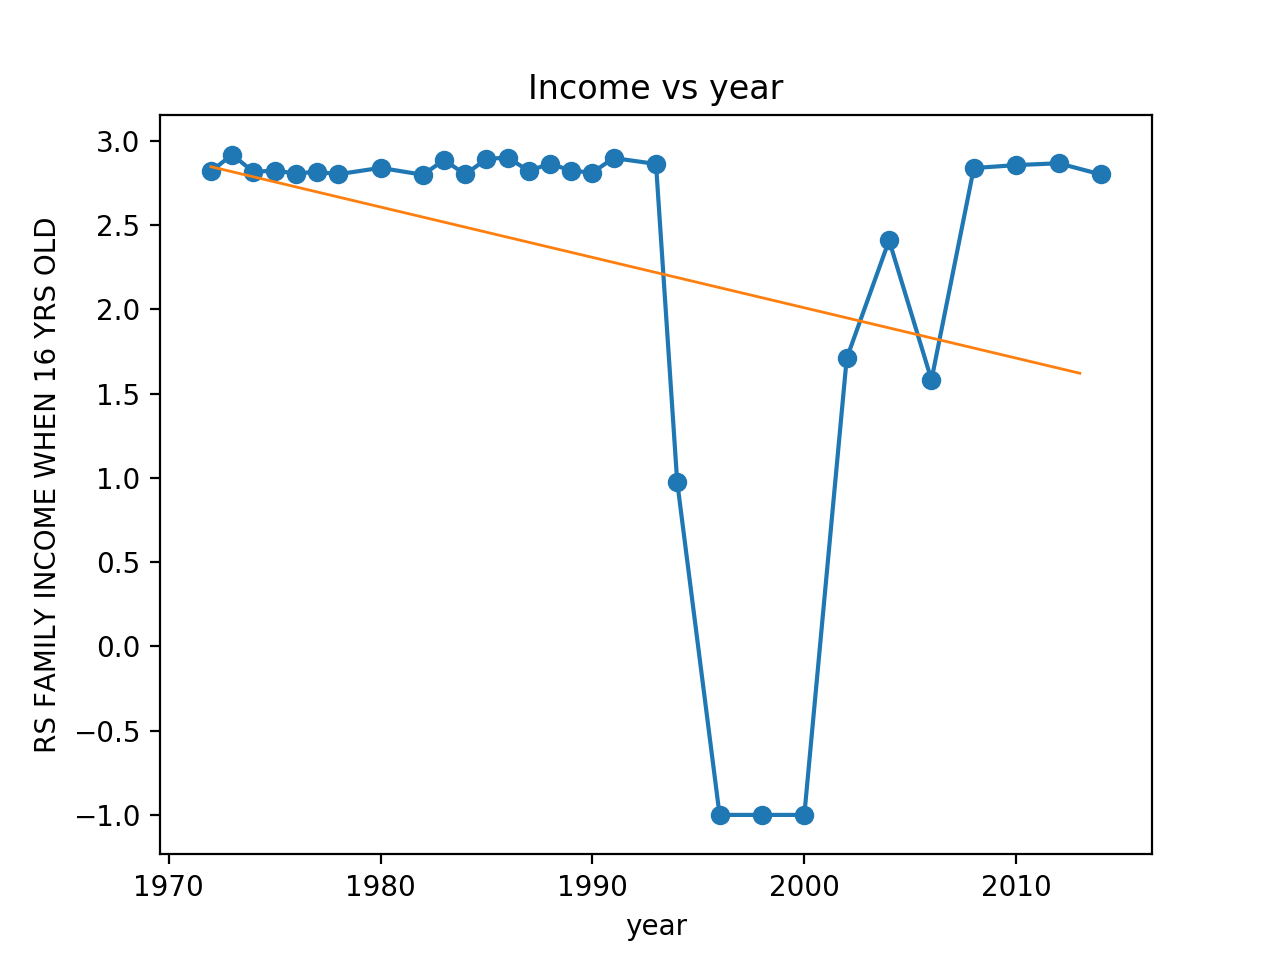

Recreate this plot in Python.
'''
Name: Yaqin Wang
Section Leader: Andrew Rickus
Date: Nov 27th
ISTA 131 final project
'''

import pandas as pd
import numpy as np
import matplotlib.pyplot as plt
import statsmodels.formula.api as smf
import statsmodels.api as sm
import numpy as np


def prepare_data(data):
    '''
    Name: prepare_data
    Parameter: data -- a csv file
    Return value: a new data.
    '''
    new_data = pd.DataFrame()
    for column in data.columns:
        if data[column].isnull().sum() < 10:
            new_data[column] = data[column]

    new_data = new_data.dropna()
    return new_data

def first(new_data):
    '''
    Name: first
    Parameter: new_data
    Return value: an image.
    '''
    new_data_year = pd.pivot_table(new_data, values='incom16', columns=['year'], aggfunc=np.mean).T
    new_data_year['incom16'].values


    year = [1972, 1973, 1974, 1975, 1976, 1977, 1978, 1980, 1982, 1983, 1984,
           1985, 1986, 1987, 1988, 1989, 1990, 1991, 1993, 1994, 1996, 1998,
           2000, 2002, 2004, 2006, 2008, 2010, 2012, 2014]
    years_array = sm.add_constant(year)
    model = sm.OLS(new_data_year['incom16'], years_array)
    results = model.fit()
    print (results.params)

    plt.figure()
    ax = new_data_year['incom16'].plot(marker='')
    xs = np.arange(1972, 2014)
    ax.set_ylabel(r"RS FAMILY INCOME WHEN 16 YRS OLD") 
    ys = results.params['x1'] * xs + results.params['const']
    plt.plot(xs, ys, linewidth=1)
    plt.scatter(year, new_data_year['incom16'])
    plt.title("Income vs year")
    plt.show()

def main():
    data = pd.read_csv("gss_1972_to_2014_clean.csv")
    new_data = prepare_data(data)
    first(new_data)

main()
